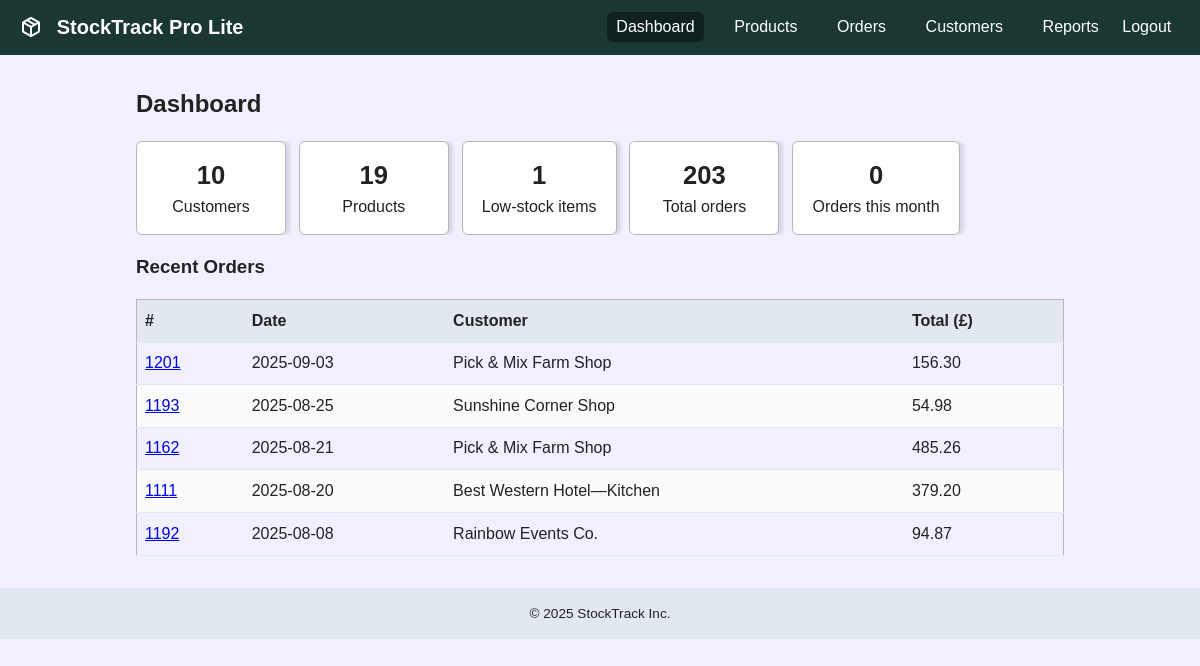
The page /StockTrackProLite/dashboard.php on the database its author committed.
### tables this page shows
CREATE TABLE `orders` (
  `id` int(11) NOT NULL AUTO_INCREMENT,
  `customer_id` int(11) DEFAULT NULL,
  `order_date` datetime NOT NULL,
  `total` decimal(10,2) NOT NULL,
  PRIMARY KEY (`id`),
  KEY `customer_id` (`customer_id`),
  CONSTRAINT `orders_ibfk_1` FOREIGN KEY (`customer_id`) REFERENCES `customers` (`id`)
);

CREATE TABLE `customers` (
  `id` int(11) NOT NULL AUTO_INCREMENT,
  `name` varchar(100) NOT NULL,
  `phone` varchar(30) DEFAULT NULL,
  `email` varchar(100) DEFAULT NULL,
  `address` text DEFAULT NULL,
  `is_active` TINYINT(1) NOT NULL DEFAULT 1,
  PRIMARY KEY (`id`)
);

### StockTrackProLite/dashboard.php (the view)
<?php
include __DIR__ . '/includes/db.php';
include __DIR__ . '/includes/header.php';
$totCust = mysqli_fetch_assoc(mysqli_query($conn, "SELECT COUNT(*) AS total FROM customers"))['total'];
$totProd = mysqli_fetch_assoc(mysqli_query($conn, "SELECT COUNT(*) AS total FROM products"))['total'];
$totOrders = mysqli_fetch_assoc(mysqli_query($conn, "SELECT COUNT(*) AS total FROM orders"))['total'];
$lowCount = mysqli_fetch_assoc(mysqli_query($conn, "SELECT COUNT(*) AS total FROM products WHERE stock < 20"))['total'];
$monthOrders = mysqli_fetch_assoc(mysqli_query($conn, "SELECT COUNT(*) AS total
    FROM orders
    WHERE YEAR(order_date) = YEAR(CURDATE())
      AND MONTH(order_date) = MONTH(CURDATE())
"))['total'];
$recent = mysqli_query($conn, "SELECT o.id, o.order_date, o.total, c.name AS customer
    FROM orders o
    LEFT JOIN customers c ON c.id = o.customer_id
    ORDER BY o.order_date DESC
    LIMIT 5
");
?>
<h2>Dashboard</h2>
<div class="cards">
    <div class="card kpi"><span class="big"><?php echo $totCust; ?></span>Customers</div>
    <div class="card kpi"><span class="big"><?php echo $totProd; ?></span>Products</div>
    <div class="card kpi"><span class="big"><?php echo $lowCount; ?></span>Low-stock&nbsp;items</div>
    <div class="card kpi"><span class="big"><?php echo $totOrders; ?></span>Total&nbsp;orders</div>
    <div class="card kpi"><span class="big"><?php echo $monthOrders; ?></span>Orders&nbsp;this&nbsp;month</div>
</div>
<h3>Recent Orders</h3>
<table>
    <thead><tr><th>#</th><th>Date</th><th>Customer</th><th>Total (£)</th></tr></thead>
    <tbody>
<?php while ($row = mysqli_fetch_assoc($recent)): ?>
        <tr>
            <td><a href="order_view.php?id=<?php echo $row['id']; ?>">
                <?php echo $row['id']; ?></a></td>
            <td><?php echo date('Y-m-d', strtotime($row['order_date'])); ?></td>
            <td><?php echo htmlspecialchars($row['customer']); ?></td>
            <td><?php echo number_format($row['total'], 2); ?></td>
        </tr>
<?php endwhile; ?>
    </tbody>
</table>
<?php include __DIR__ . '/includes/footer.php'; ?>

### css/style.css (style rules this page uses)
:root { --primary: #1a3734; --primary-dark: #102220; --secondary: #7070ff; --background: #f0f0ff; --card: #ffffff; --border: #b9b5b5; --btn-secondary: #325730; --gray: #e2e8f0; --text: #222; --text-light: #fff; --radius: 6px; }
* { box-sizing: border-box; }
body { margin: 0; font-family: Cabin, Arial, Helvetica, sans-serif; background: var(--background); color: var(--text); line-height: 1.4; }
table { width: 100%; border-collapse: collapse; margin-bottom: 1.5rem; border: 1px solid var(--border) }
th, td { padding: .6rem .5rem; border-bottom: 1px solid var(--gray); text-align: left; }
th { background: var(--gray); font-weight: 600; }
tr:nth-child(even) { background: #f9fbfc; }
.cards { display: flex; gap: .8rem; overflow-x: auto; }
.card { background: var(--card); border: 1px solid var(--border); border-radius: var(--radius); padding: 1rem 1.2rem; min-width: 150px; text-align: center; box-shadow: 4px 0 3px rgba(0,0,0,0.1); }
.card .big { display: block; font-size: 1.6rem; font-weight: 600; margin-bottom: .15rem; }

### rows shown on the page
orders: id "1201", order_date "2025-09-03", customer.name "Pick & Mix Farm Shop", total "156.30"
orders: id "1193", order_date "2025-08-25", customer.name "Sunshine Corner Shop", total "54.98"
orders: id "1162", order_date "2025-08-21", customer.name "Pick & Mix Farm Shop", total "485.26"
orders: id "1111", order_date "2025-08-20", customer.name "Best Western Hotel—Kitchen", total "379.20"
orders: id "1192", order_date "2025-08-08", customer.name "Rainbow Events Co.", total "94.87"

### other values the page prints
$totCust "10"
$totProd "19"
$lowCount "1"
$totOrders "203"
$monthOrders "0"
